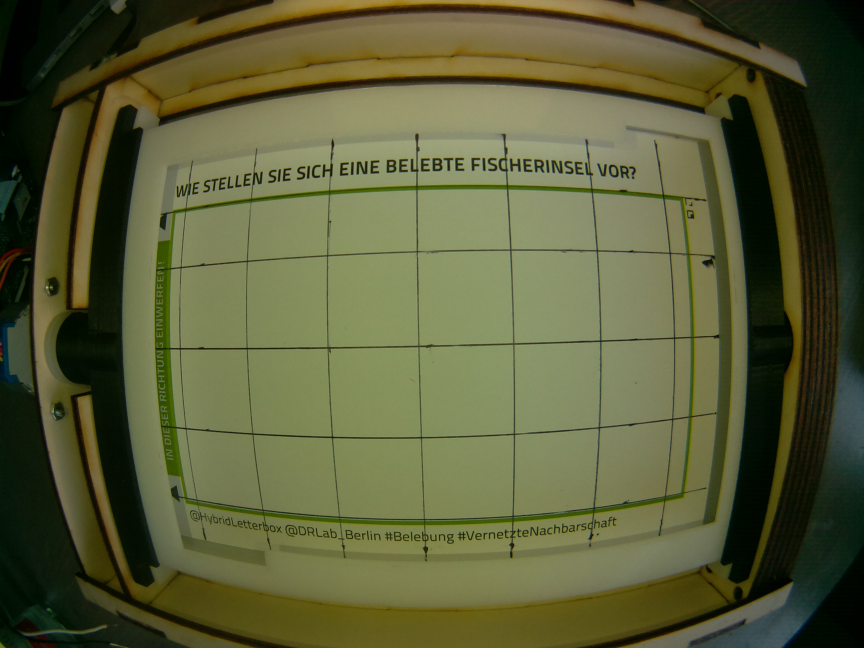
#> input picture code/pi/scripts/camera/test.jpg, 2592 x 1944 px (shown at 1/3 size)
$ python calibrate_camera_test.py   (Python 2 division)
#> lines starting #> are read from the running program, lines starting #| are printed output that depends on the picture
import numpy as np
import cv2
import json

TEST_IMAGE = "test.jpg"
CALIBRATION_MATRIX_FILE ="calibration_matrix.json"

def loadCalibrationData(filepath):
#> called with filepath = 'calibration_matrix.json'
    with open(filepath) as file:
#> (reads code/pi/scripts/camera/calibration_matrix.json from the repository)
        data = json.load(file)
    return data;


def undistortImage(filename,camera_matrix,dist_coeff):

#> called with filename = 'test.jpg', camera_matrix = array of shape (3, 3), dist_coeff = array of shape (1, 5)
    img = cv2.imread(TEST_IMAGE)
#> img is the input picture: shape (1944, 2592, 3); mean B, G, R 56.7, 93.6, 90.5
    h,  w = img.shape[:2]
#> h = 1944; w = 2592
    img = cv2.undistort(img, camera_matrix, dist_coeff, None)
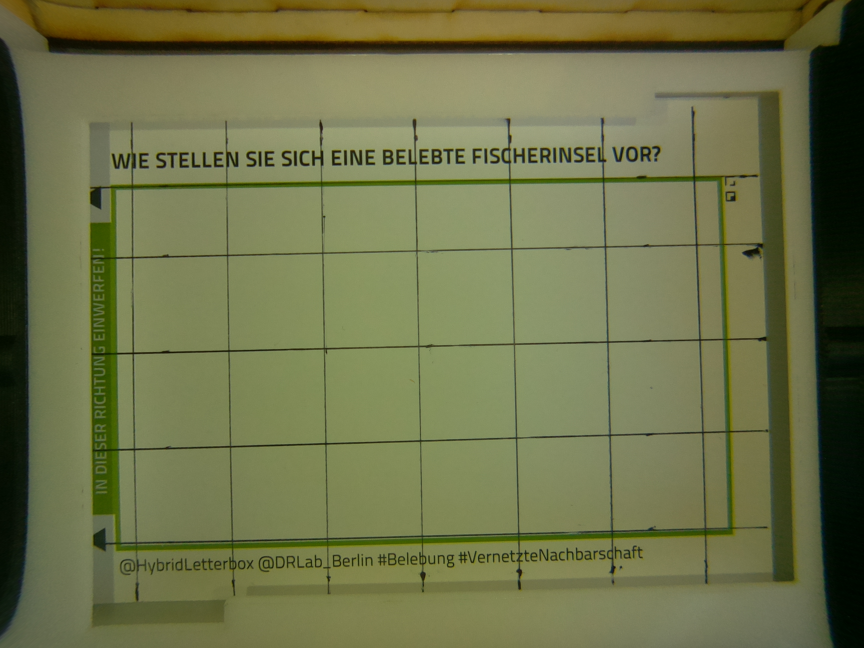
#> img: shape (1944, 2592, 3) (shown at 1/3 size); mean B, G, R 73.8, 114.4, 110.2
    return img

def showImage(img,wait = 0):
#> called with wait = 0
    res_img = cv2.resize(img,(1024,768))
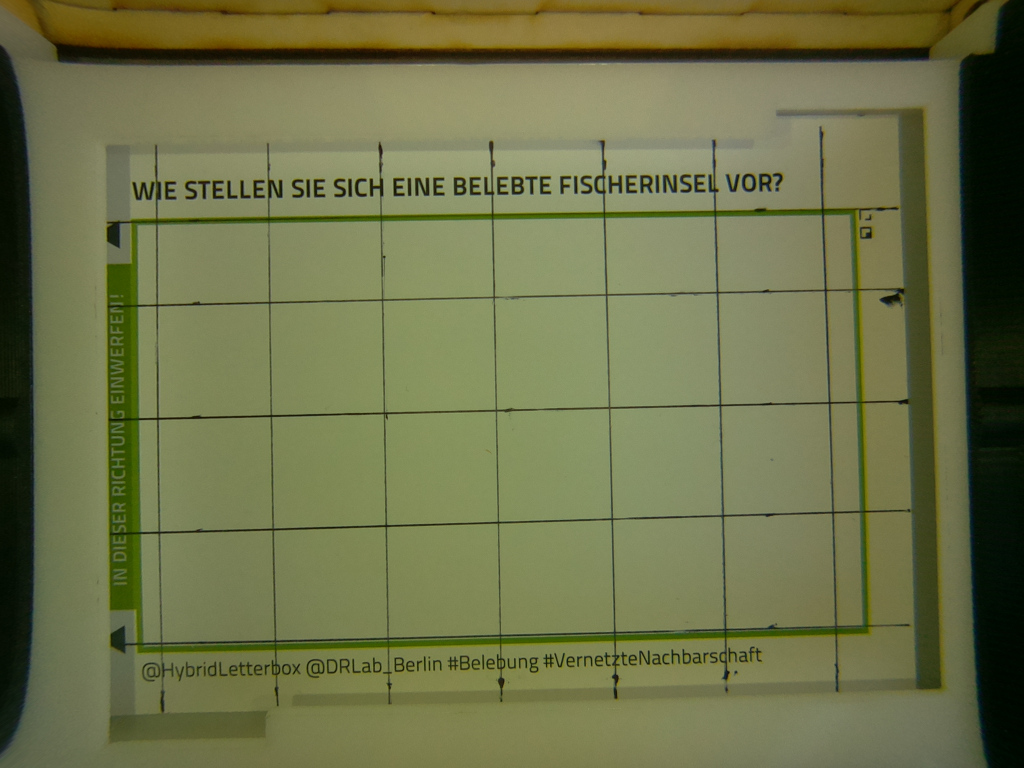
#> res_img: shape (768, 1024, 3); mean B, G, R 73.7, 114.3, 110.1
    cv2.imshow('img',res_img)
    cv2.waitKey(wait)

# load calibration data from file
print "load matrix"
data = loadCalibrationData(CALIBRATION_MATRIX_FILE)

# undistort test image
print "undistort image"
img = undistortImage(TEST_IMAGE, np.asarray(data['camera_matrix']), np.asarray(data['dist_coeff']))
showImage(img)
